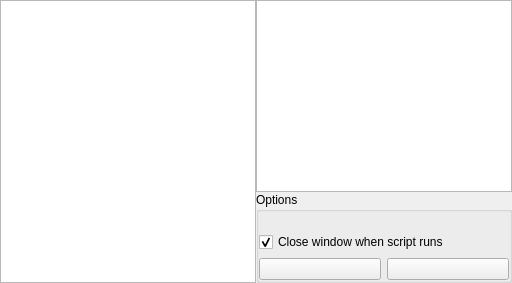
        <widget class="QWidget" name="page_Scripts">
         <layout class="QHBoxLayout" name="horizontalLayout_7">
          <property name="spacing">
           <number>0</number>
          </property>
          <property name="leftMargin">
           <number>0</number>
          </property>
          <property name="topMargin">
           <number>0</number>
          </property>
          <property name="rightMargin">
           <number>0</number>
          </property>
          <property name="bottomMargin">
           <number>0</number>
          </property>
          <item>
           <widget class="QListWidget" name="scriptListWidget">
            <property name="minimumSize">
             <size>
              <width>190</width>
              <height>0</height>
             </size>
            </property>
            <property name="focusPolicy">
             <enum>Qt::NoFocus</enum>
            </property>
            <property name="horizontalScrollBarPolicy">
             <enum>Qt::ScrollBarAlwaysOff</enum>
            </property>
           </widget>
          </item>
          <item>
           <layout class="QVBoxLayout" name="verticalLayout_8">
            <item>
             <widget class="QTextBrowser" name="scriptInfoBrowser"/>
            </item>
            <item>
             <widget class="QGroupBox" name="groupBox_8">
              <property name="title">
               <string>Options</string>
              </property>
              <layout class="QVBoxLayout" name="verticalLayout_9">
               <property name="leftMargin">
                <number>0</number>
               </property>
               <property name="topMargin">
                <number>0</number>
               </property>
               <property name="rightMargin">
                <number>0</number>
               </property>
               <property name="bottomMargin">
                <number>0</number>
               </property>
               <item>
                <widget class="QLabel" name="scriptStatusLabel">
                 <property name="text">
                  <string/>
                 </property>
                </widget>
               </item>
               <item>
                <widget class="QCheckBox" name="closeWindowAtScriptRunCheckbox">
                 <property name="text">
                  <string>Close window when script runs</string>
                 </property>
                 <property name="checked">
                  <bool>true</bool>
                 </property>
                </widget>
               </item>
               <item>
                <layout class="QHBoxLayout" name="horizontalLayout_4">
                 <item>
                  <widget class="QPushButton" name="runScriptButton">
                   <property name="enabled">
                    <bool>true</bool>
                   </property>
                   <property name="toolTip">
                    <string>Run the selected script</string>
                   </property>
                   <property name="text">
                    <string/>
                   </property>
                   <property name="icon">
                    <iconset resource="../../data/gui/guiRes.qrc">
                     <normaloff>:/graphicGui/uibtStart.png</normaloff>
                     <disabledoff>:/graphicGui/uibtStart-disabled.png</disabledoff>:/graphicGui/uibtStart.png</iconset>
                   </property>
                  </widget>
                 </item>
                 <item>
                  <widget class="QPushButton" name="stopScriptButton">
                   <property name="enabled">
                    <bool>true</bool>
                   </property>
                   <property name="toolTip">
                    <string>Stop a running script</string>
                   </property>
                   <property name="text">
                    <string/>
                   </property>
                   <property name="icon">
                    <iconset resource="../../data/gui/guiRes.qrc">
                     <normaloff>:/graphicGui/uibtStop.png</normaloff>
                     <disabledoff>:/graphicGui/uibtStop-disabled.png</disabledoff>:/graphicGui/uibtStop.png</iconset>
                   </property>
                  </widget>
                 </item>
                </layout>
               </item>
              </layout>
             </widget>
            </item>
           </layout>
          </item>
         </layout>
        </widget>
